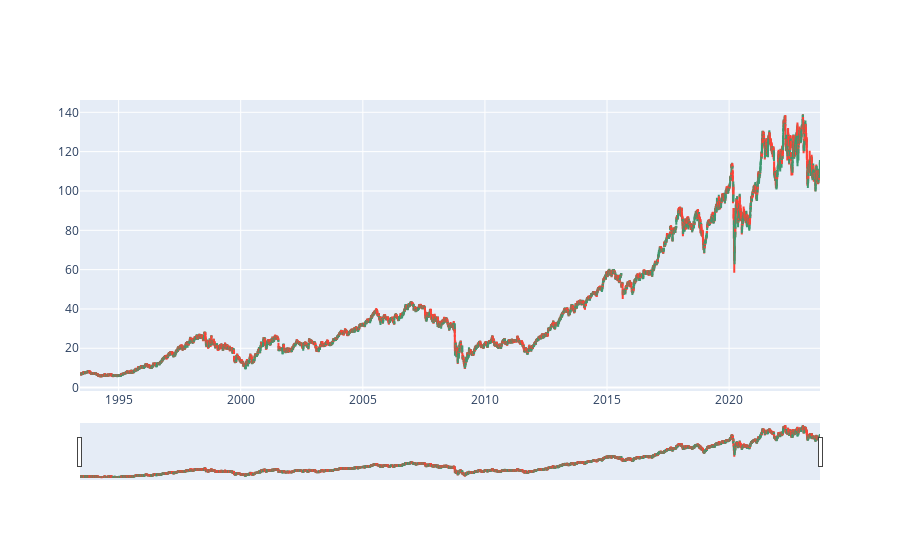

Write notebook code for a chart like this one.
### Code cell
plot_candle_stick(df)

### Figure 1 — Plotly figure (JSON) as saved in the notebook; plotly's stock layout.template omitted (floating-point values rounded to 4 significant figures; data arrays with more than 128 entries replaced by an {"elided": "..."} marker saying what was removed)
{"data": [{"close": {"elided": "7631 float values"}, "high": {"elided": "7631 float values"}, "low": {"elided": "7631 float values"}, "open": {"elided": "7631 float values"}, "type": "candlestick", "x": {"elided": "7631 str values"}}], "layout": {}}
